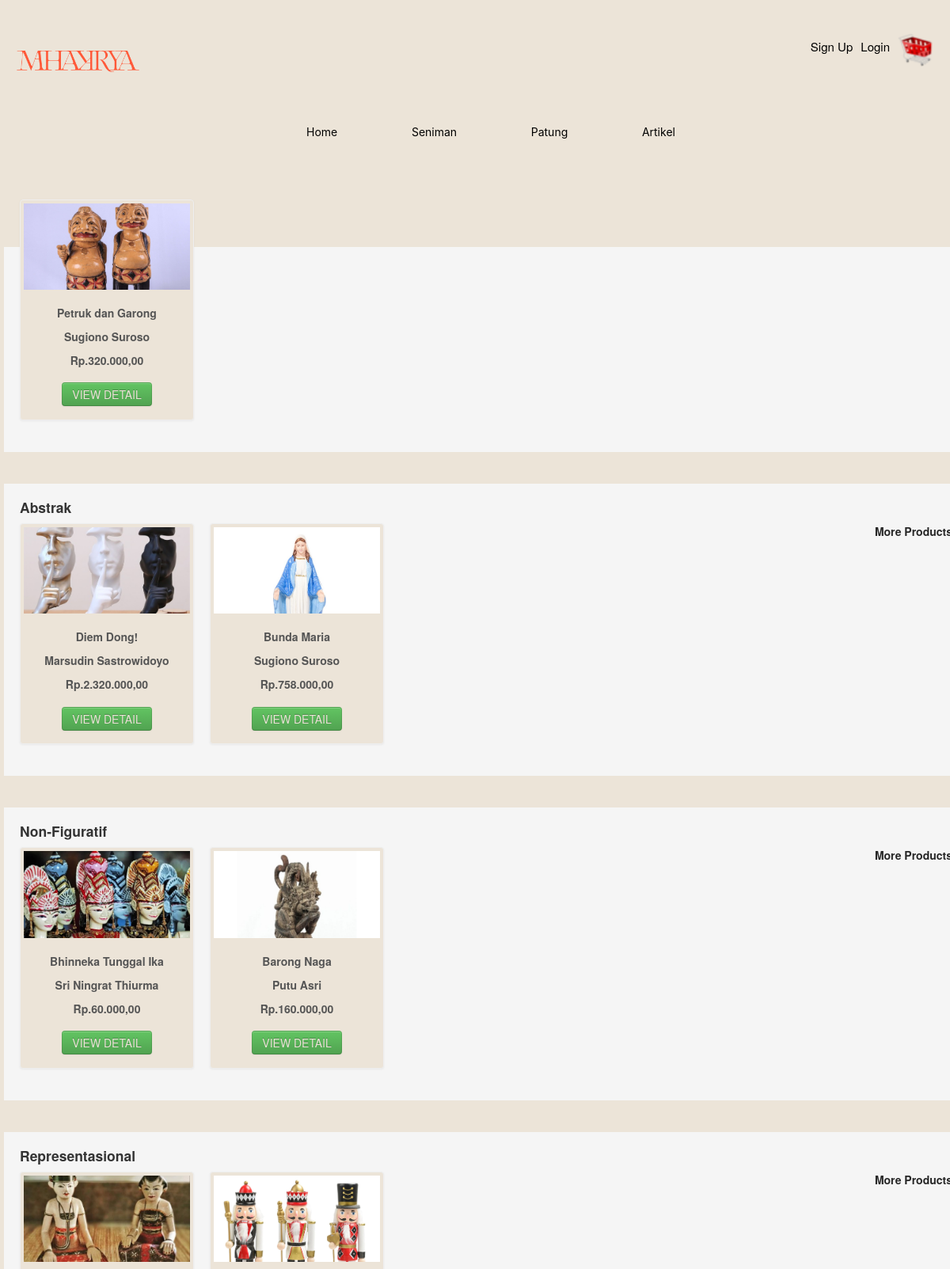
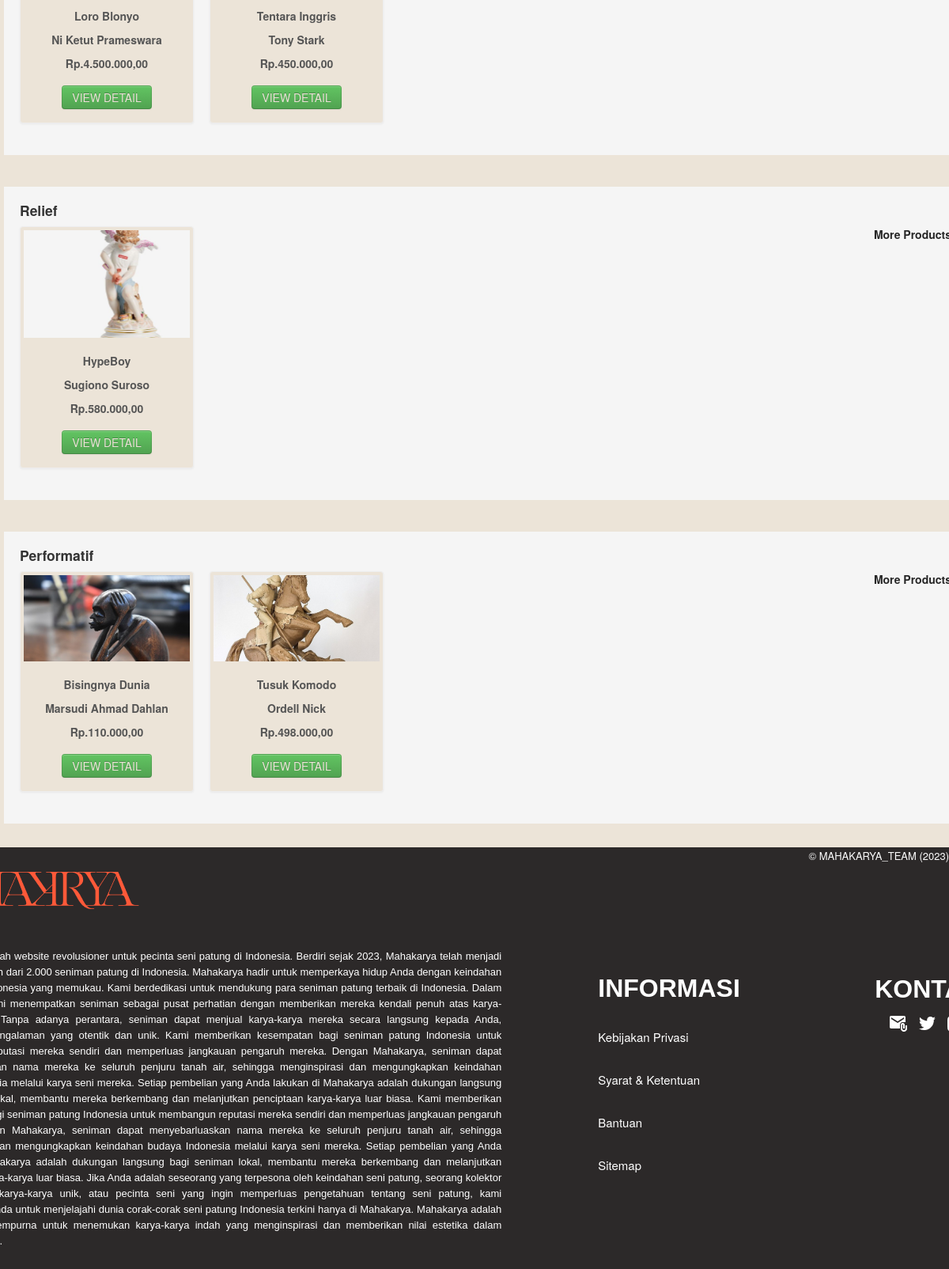
Screenshot of /index.php/product with the database file from the repository (2 pictures, top to bottom).
### tables this page shows
CREATE TABLE `produk` (
  `id_produk` int(11) NOT NULL,
  `nama` varchar(50) NOT NULL,
  `id_kategori` int(11) NOT NULL,
  `foto` blob NOT NULL,
  `merek` varchar(30) NOT NULL,
  `spesifikasi` text NOT NULL,
  `harga` int(10) NOT NULL,
  `harga_baru` int(10) NOT NULL,
  `stok` int(5) NOT NULL,
  `status` varchar(5) NOT NULL
);

### application/controllers/product.php (called while the page is built, shortened)
<?php
	class product extends CI_Controller{
		  public $table_sumber;
			public function __construct(){
			$this->load->model('product_m');
			$this->table_sumber = 'produk';
		}
		public function index(){
      $this->load->view('link/header');
			$data['datanya1'] = $this->product_m->tableFiguratif($this->table_sumber);
			$data['datanya2'] = $this->product_m->tableAbstrak($this->table_sumber);
			$data['datanya3'] = $this->product_m->tableNonfig($this->table_sumber);
			$data['datanya4'] = $this->product_m->tableRepresentasional($this->table_sumber);
			$data['datanya5'] = $this->product_m->tableRelief($this->table_sumber);
			$data['datanya6'] = $this->product_m->tablePerformatif($this->table_sumber);
			$this->load->view('product/product_v',$data);
      $this->load->view('link/footer');
		}
	}
?>

### index.php (called while the page is built, shortened)
<?php
require_once BASEPATH.'core/CodeIgniter.php';

### application/models/product_m.php (called while the page is built, shortened)
<?php
    class product_m extends CI_model{
        function tableFiguratif(){
          $q="SELECT id_produk, nama, foto, harga, merek, stok, harga_baru FROM produk WHERE id_kategori = 1";
          return $this->db->query($q);
        }
        function tableAbstrak(){
          $q="SELECT id_produk, nama, foto, harga, merek, stok, harga_baru FROM produk WHERE id_kategori = 2";
          return $this->db->query($q);
        }
        function tableNonfig(){
          $q="SELECT id_produk, nama, foto, harga, merek, stok, harga_baru FROM produk WHERE id_kategori = 3";
          return $this->db->query($q);
        }
        function tableRepresentasional(){
          $q="SELECT id_produk, nama, foto, harga, merek, stok, harga_baru FROM produk WHERE id_kategori = 4";
          return $this->db->query($q);
        }
        function tableRelief(){
          $q="SELECT id_produk, nama, foto, harga, merek, stok, harga_baru FROM produk WHERE id_kategori = 5";
          return $this->db->query($q);
        }
        function tablePerformatif(){
          $q="SELECT id_produk, nama, foto, harga, merek, stok, harga_baru FROM produk WHERE id_kategori = 6";
          return $this->db->query($q);
        }
    }
?>

### application/views/product/product_v.php (the view, shortened to what this page needs)
<!DOCTYPE html>
<html lang="en">
  <head>
    <link href="<?php echo base_url();?>/assets/css/bootstrap.min.css" rel="stylesheet">
    <link href="<?php echo base_url();?>/assets/css/base.css" rel="stylesheet">
  </head>
<body>
<div id="mainBody">
	<div class="container">
	<div class="row">
		<div class="span9">
			  <ul class="box2 thumbnails">
          <h4>Figuratif</h4>
          <?php
          if($this->session->userdata('l')=='user' || $this->session->userdata('l')=='admin'){
               $i=1;
           foreach($datanya1->result() as $perdata){
    			  echo '
              <li class="span3">
                <div class="thumbnail">
                <a><img src="'.base_url('assets/images/product/'.$perdata->foto).'"></a>
                <div class="caption">
                  <h5>'.$perdata->nama.'</h5>
                  <h5>'.$perdata->merek.'</h5>
                  <h5>Rp.'.number_format($perdata->harga,2,',','.').'</h5>
                  <h4 class="m0"><a class="btn_center2 btn btn-sm btn-success" href="'.site_url('detail').'?id='.$perdata->id_produk.'">VIEW DETAIL</a></h4>
                </div>
                </div>
              </li>';
              }
            $i++;
      }
      else{
        foreach($datanya1->result() as $perdata){
        echo '
          <li class="span3">
            <div class="thumbnail">
            <a><img src="'.base_url('assets/images/product/'.$perdata->foto).'"></a>
            <div class="caption">
              <h5>'.$perdata->nama.'</h5>
              <h5>'.$perdata->merek.'</h5>
              <h5>Rp.'.number_format($perdata->harga,2,',','.').'</h5>
              <h4 class="m0"><a class="btn_center2 btn btn-sm btn-success" href="'.site_url('detail/blmLogin').'?id='.$perdata->id_produk.'">VIEW DETAIL</a></h4>
            </div>
            </div>
          </li>';
      }
      }
        ?>
        <h5><a class="btn_more" href="<?php echo site_url('handphone');?>">More Products</a></h5>
			  </ul>
		</div>
	</div>
	</div>
  <div class="container">
	<div class="row">
		<div class="span9">
      <ul class="box2 thumbnails">
        <h4>Abstrak</h4>
        <?php
        if($this->session->userdata('l')=='user' || $this->session->userdata('l')=='admin'){
             $i=1;
         foreach($datanya2->result() as $perdata){
  			  echo '
            <li class="span3">
              <div class="thumbnail">
              <a><img src="'.base_url('assets/images/product/'.$perdata->foto).'"></a>
              <div class="caption">
                <h5>'.$perdata->nama.'</h5>
                <h5>'.$perdata->merek.'</h5>
                <h5>Rp.'.number_format($perdata->harga,2,',','.').'</h5>
                <h4 class="m0"><a class="btn_center2 btn btn-sm btn-success" href="'.site_url('detail').'?id='.$perdata->id_produk.'">VIEW DETAIL</a></h4>
              </div>
              </div>
            </li>';
            }
          $i++;
    }
    else{
      foreach($datanya2->result() as $perdata){
      echo '
        <li class="span3">
          <div class="thumbnail">
          <a><img src="'.base_url('assets/images/product/'.$perdata->foto).'"></a>
          <div class="caption">
            <h5>'.$perdata->nama.'</h5>
            <h5>'.$perdata->merek.'</h5>
            <h5>Rp.'.number_format($perdata->harga,2,',','.').'</h5>
            <h4 class="m0"><a class="btn_center2 btn btn-sm btn-success" href="'.site_url('detail/blmLogin').'?id='.$perdata->id_produk.'">VIEW DETAIL</a></h4>
          </div>
          </div>
        </li>';
    }
    }
      ?>
      <h5><a class="btn_more" href="<?php echo site_url('laptop');?>">More Products</a></h5>
      </ul>
		</div>
	</div>
	</div>
  <div class="container">
  <div class="row">
    <div class="span9">
      <ul class="box2 thumbnails">
        <h4>Non-Figuratif</h4>
        <?php
        if($this->session->userdata('l')=='user' || $this->session->userdata('l')=='admin'){
             $i=1;
         foreach($datanya3->result() as $perdata){
  			  echo '
            <li class="span3">
              <div class="thumbnail">
              <a><img src="'.base_url('assets/images/product/'.$perdata->foto).'"></a>
              <div class="caption">
                <h5>'.$perdata->nama.'</h5>
                <h5>'.$perdata->merek.'</h5>
                <h5>Rp.'.number_format($perdata->harga,2,',','.').'</h5>
                <h4 class="m0"><a class="btn_center2 btn btn-sm btn-success" href="'.site_url('detail').'?id='.$perdata->id_produk.'">VIEW DETAIL</a></h4>
              </div>
              </div>
            </li>';
            }
          $i++;
    }
    else{
      foreach($datanya3->result() as $perdata){
      echo '
        <li class="span3">
          <div class="thumbnail">
          <a><img src="'.base_url('assets/images/product/'.$perdata->foto).'"></a>
          <div class="caption">
            <h5>'.$perdata->nama.'</h5>
            <h5>'.$perdata->merek.'</h5>
            <h5>Rp.'.number_format($perdata->harga,2,',','.').'</h5>
            <h4 class="m0"><a class="btn_center2 btn btn-sm btn-success" href="'.site_url('detail/blmLogin').'?id='.$perdata->id_produk.'">VIEW DETAIL</a></h4>
          </div>
          </div>
        </li>';
    }
    }
      ?>
          <h5><a class="btn_more" href="<?php echo site_url('tablet');?>">More Products</a></h5>
        </ul>
    </div>
  </div>
  </div>
  <div class="container">
  <div class="row">
    <div class="span9">
      <ul class="box2 thumbnails">
        <h4>Representasional</h4>
        <?php
        if($this->session->userdata('l')=='user' || $this->session->userdata('l')=='admin'){
             $i=1;
         foreach($datanya4->result() as $perdata){
  			  echo '
            <li class="span3">
              <div class="thumbnail">
              <a><img src="'.base_url('assets/images/product/'.$perdata->foto).'"></a>
              <div class="caption">
                <h5>'.$perdata->nama.'</h5>
                <h5>'.$perdata->merek.'</h5>
                <h5>Rp.'.number_format($perdata->harga,2,',','.').'</h5>
                <h4 class="m0"><a class="btn_center2 btn btn-sm btn-success" href="'.site_url('detail').'?id='.$perdata->id_produk.'">VIEW DETAIL</a></h4>
              </div>
              </div>
            </li>';
            }
          $i++;
    }
    else{
      foreach($datanya4->result() as $perdata){
      echo '
        <li class="span3">
          <div class="thumbnail">
          <a><img src="'.base_url('assets/images/product/'.$perdata->foto).'"></a>
          <div class="caption">
            <h5>'.$perdata->nama.'</h5>
            <h5>'.$perdata->merek.'</h5>
            <h5>Rp.'.number_format($perdata->harga,2,',','.').'</h5>
            <h4 class="m0"><a class="btn_center2 btn btn-sm btn-success" href="'.site_url('detail/blmLogin').'?id='.$perdata->id_produk.'">VIEW DETAIL</a></h4>
          </div>
          </div>
        </li>';
    }
    }
      ?>
          <h5><a class="btn_more" href="<?php echo site_url('tablet');?>">More Products</a></h5>
        </ul>
    </div>
  </div>
  </div>
  <div class="container">
  <div class="row">
    <div class="span9">
      <ul class="box2 thumbnails">
        <h4>Relief</h4>
        <?php
        if($this->session->userdata('l')=='user' || $this->session->userdata('l')=='admin'){
             $i=1;
         foreach($datanya5->result() as $perdata){
  			  echo '
            <li class="span3">
              <div class="thumbnail">
              <a><img src="'.base_url('assets/images/product/'.$perdata->foto).'"></a>
              <div class="caption">
                <h5>'.$perdata->nama.'</h5>
                <h5>'.$perdata->merek.'</h5>
                <h5>Rp.'.number_format($perdata->harga,2,',','.').'</h5>
                <h4 class="m0"><a class="btn_center2 btn btn-sm btn-success" href="'.site_url('detail').'?id='.$perdata->id_produk.'">VIEW DETAIL</a></h4>
              </div>
              </div>
            </li>';
            }
          $i++;
    }
    else{
      foreach($datanya5->result() as $perdata){
      echo '
        <li class="span3">
          <div class="thumbnail">
          <a><img src="'.base_url('assets/images/product/'.$perdata->foto).'"></a>
          <div class="caption">
            <h5>'.$perdata->nama.'</h5>
            <h5>'.$perdata->merek.'</h5>
            <h5>Rp.'.number_format($perdata->harga,2,',','.').'</h5>
            <h4 class="m0"><a class="btn_center2 btn btn-sm btn-success" href="'.site_url('detail/blmLogin').'?id='.$perdata->id_produk.'">VIEW DETAIL</a></h4>
          </div>
          </div>
        </li>';
    }
    }
      ?>
          <h5><a class="btn_more" href="<?php echo site_url('tablet');?>">More Products</a></h5>
        </ul>
    </div>
  </div>
  </div>
  <div class="container">
  <div class="row">
    <div class="span9">
      <ul class="box2 thumbnails">
        <h4>Performatif</h4>
        <?php
        if($this->session->userdata('l')=='user' || $this->session->userdata('l')=='admin'){
             $i=1;
         foreach($datanya6->result() as $perdata){
  			  echo '
            <li class="span3">
              <div class="thumbnail">
              <a><img src="'.base_url('assets/images/product/'.$perdata->foto).'"></a>
              <div class="caption">
                <h5>'.$perdata->nama.'</h5>
                <h5>'.$perdata->merek.'</h5>
                <h5>Rp.'.number_format($perdata->harga,2,',','.').'</h5>
                <h4 class="m0"><a class="btn_center2 btn btn-sm btn-success" href="'.site_url('detail').'?id='.$perdata->id_produk.'">VIEW DETAIL</a></h4>
              </div>
              </div>
            </li>';
            }
          $i++;
    }
    else{
      foreach($datanya6->result() as $perdata){
      echo '
        <li class="span3">
          <div class="thumbnail">
          <a><img src="'.base_url('assets/images/product/'.$perdata->foto).'"></a>
          <div class="caption">
            <h5>'.$perdata->nama.'</h5>
            <h5>'.$perdata->merek.'</h5>
            <h5>Rp.'.number_format($perdata->harga,2,',','.').'</h5>
            <h4 class="m0"><a class="btn_center2 btn btn-sm btn-success" href="'.site_url('detail/blmLogin').'?id='.$perdata->id_produk.'">VIEW DETAIL</a></h4>
          </div>
          </div>
        </li>';
    }
    }
      ?>
          <h5><a class="btn_more" href="<?php echo site_url('tablet');?>">More Products</a></h5>
        </ul>
    </div>
  </div>
  </div>
</div>
</body>
</html>

### assets/css/base.css (style rules this page uses)
#mainBody { border-top:2px solid #ECE4D8; padding-top: 18px; height:50%;width:100%; }
.thumbnail>a { display:block; text-align:center }
.thumbnail h5,.thumbnail p { text-align:center }
.m0 { margin: 0 !important; }
.box2 { height:40%; width:173%; background-color:#f5f5f5; margin-left:-20%; margin-top:10px; margin-bottom:10px; }
#mainBody h4 { margin-left:20px; margin-top:20px; }
.btn_center2 { margin-left:0; }
.btn_more { float:right; margin-right:13px; margin-bottom:20px; }
.m0 { margin: 0px !important; }
.thumbnail h4 { text-align: center; }

### assets/css/grid.css (style rules this page uses)
h4 { margin-top: 25px; }
.row { margin-bottom: 20px; }

### rows the page displays
produk: foto (picture), nama "Petruk dan Garong", merek "Sugiono Suroso", harga "320.000,00"
produk: foto (picture), nama "Diem Dong!", merek "Marsudin Sastrowidoyo", harga "2.320.000,00"
produk: foto (picture), nama "Bunda Maria", merek "Sugiono Suroso", harga "758.000,00"
produk: foto (picture), nama "Bhinneka Tunggal Ika", merek "Sri Ningrat Thiurma", harga "60.000,00"
produk: foto (picture), nama "Barong Naga", merek "Putu Asri", harga "160.000,00"
produk: foto (picture), nama "Loro Blonyo", merek "Ni Ketut Prameswara", harga "4.500.000,00"
produk: foto (picture), nama "Tentara Inggris", merek "Tony Stark", harga "450.000,00"
produk: foto (picture), nama "HypeBoy", merek "Sugiono Suroso", harga "580.000,00"
produk: foto (picture), nama "Bisingnya Dunia", merek "Marsudi Ahmad Dahlan", harga "110.000,00"
produk: foto (picture), nama "Tusuk Komodo", merek "Ordell Nick", harga "498.000,00"
